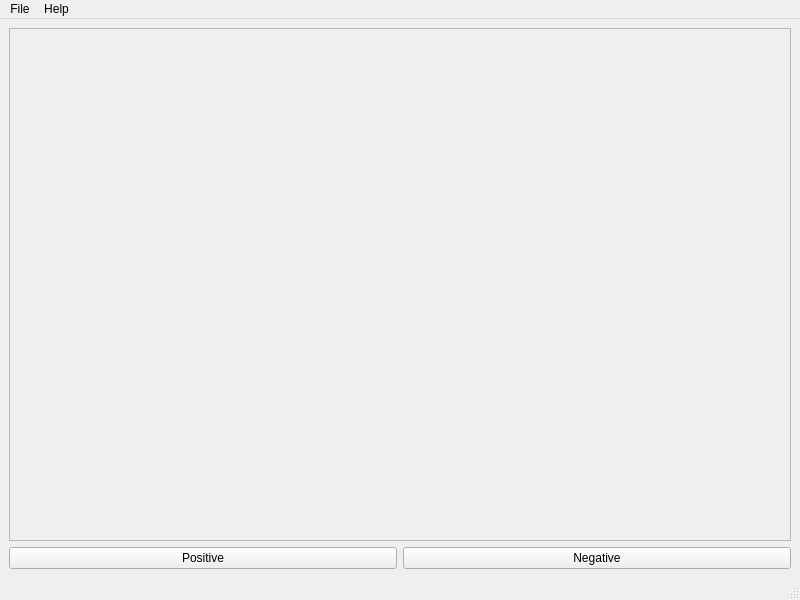
<?xml version="1.0" encoding="UTF-8"?>
<ui version="4.0">
 <class>PolliceVerso</class>
 <widget class="QMainWindow" name="PolliceVerso">
  <property name="geometry">
   <rect>
    <x>0</x>
    <y>0</y>
    <width>800</width>
    <height>600</height>
   </rect>
  </property>
  <property name="windowTitle">
   <string>Pollice Verso</string>
  </property>
  <widget class="QWidget" name="centralwidget">
   <layout class="QGridLayout" name="gridLayout">
    <item row="1" column="1">
     <widget class="QPushButton" name="posPushButton">
      <property name="text">
       <string>Positive</string>
      </property>
     </widget>
    </item>
    <item row="1" column="2">
     <widget class="QPushButton" name="negPushButton">
      <property name="text">
       <string>Negative</string>
      </property>
     </widget>
    </item>
    <item row="0" column="1" colspan="2">
     <widget class="QFrame" name="frame">
      <property name="frameShape">
       <enum>QFrame::StyledPanel</enum>
      </property>
      <property name="frameShadow">
       <enum>QFrame::Raised</enum>
      </property>
     </widget>
    </item>
   </layout>
  </widget>
  <widget class="QMenuBar" name="menubar">
   <property name="geometry">
    <rect>
     <x>0</x>
     <y>0</y>
     <width>800</width>
     <height>26</height>
    </rect>
   </property>
   <widget class="QMenu" name="menuFile">
    <property name="title">
     <string>File</string>
    </property>
    <addaction name="actionSetup"/>
   </widget>
   <widget class="QMenu" name="menuHelp">
    <property name="title">
     <string>Help</string>
    </property>
    <addaction name="actionAbout"/>
   </widget>
   <addaction name="menuFile"/>
   <addaction name="menuHelp"/>
  </widget>
  <widget class="QStatusBar" name="statusbar"/>
  <action name="actionSetup">
   <property name="text">
    <string>Setup</string>
   </property>
  </action>
  <action name="actionAbout">
   <property name="text">
    <string>About</string>
   </property>
  </action>
 </widget>
 <resources/>
 <connections/>
</ui>
